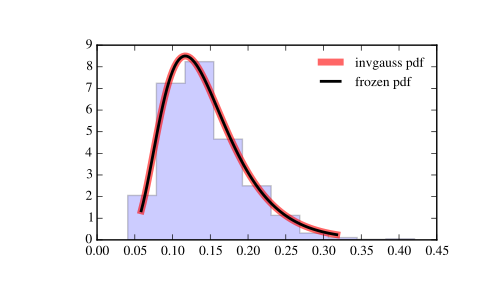

The script that drew this image:
from scipy.stats import invgauss
import matplotlib.pyplot as plt
fig, ax = plt.subplots(1, 1)

# Calculate a few first moments:

mu = 0.145
mean, var, skew, kurt = invgauss.stats(mu, moments='mvsk')

# Display the probability density function (``pdf``):

x = np.linspace(invgauss.ppf(0.01, mu),
                invgauss.ppf(0.99, mu), 100)
ax.plot(x, invgauss.pdf(x, mu),
       'r-', lw=5, alpha=0.6, label='invgauss pdf')

# Alternatively, the distribution object can be called (as a function)
# to fix the shape, location and scale parameters. This returns a "frozen"
# RV object holding the given parameters fixed.

# Freeze the distribution and display the frozen ``pdf``:

rv = invgauss(mu)
ax.plot(x, rv.pdf(x), 'k-', lw=2, label='frozen pdf')

# Check accuracy of ``cdf`` and ``ppf``:

vals = invgauss.ppf([0.001, 0.5, 0.999], mu)
np.allclose([0.001, 0.5, 0.999], invgauss.cdf(vals, mu))
# True

# Generate random numbers:

r = invgauss.rvs(mu, size=1000)

# And compare the histogram:

ax.hist(r, normed=True, histtype='stepfilled', alpha=0.2)
ax.legend(loc='best', frameon=False)
plt.show()
